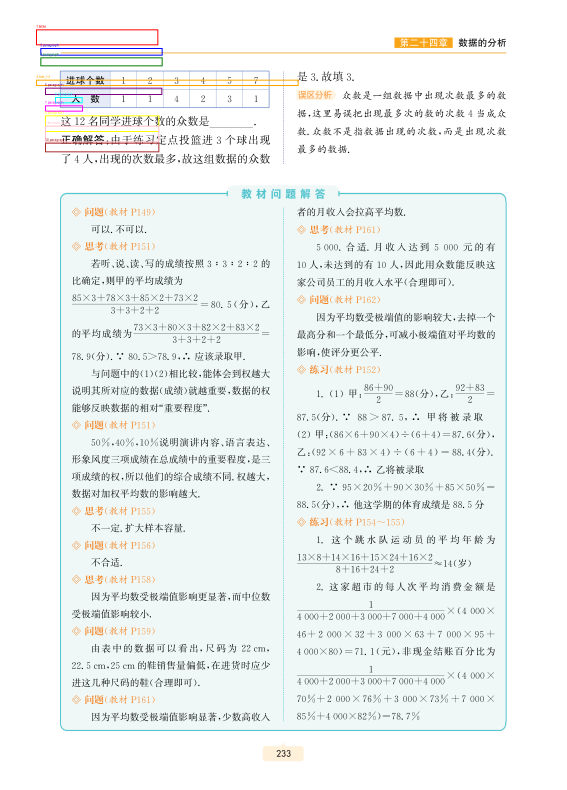
#> input picture claude-doc-processor/archive/legacy/debug/debug_page_with_boxes.png, 1701 x 2370 px (shown at 1/3 size)
$ python -i extract_images_from_pdf.py   (imports and definitions only)
#> lines starting #> are read from the running program, lines starting #| are printed output that depends on the picture; after the words box and inside, x2 and y2 are one past the last pixel; in counts of white or black regions, pixels touching at a corner belong together
### claude-doc-processor/archive/legacy/scripts/process_pdf_with_glm46v_universal.py
#!/usr/bin/env python3
"""
使用 GLM-4.6V-Flash 逐页处理 PDF 文档（通用版）
适用范围：学术论文、图书、杂志、技术文档、教辅书等各种类型文档

改进：
1. 压缩图片减少base64大小
2. 增加max_tokens避免截断
3. 优化提示词避免输出思考过程
4. 添加重试机制
5. **通用布局识别**：自动识别并处理各种文档布局
"""

import os
import sys
import base64
import json
import time
import requests
from pathlib import Path
from typing import Optional, Dict, Any
import fitz  # PyMuPDF
from io import BytesIO
from PIL import Image


class GLM46VProcessor:
    """GLM-4.6V-Flash PDF 处理器（通用版）"""

    def __init__(self, api_url: str = "http://192.168.100.110:9999"):
        self.api_url = api_url.rstrip('/')
        self.model_name = "zai-org/glm-4.6v-flash"  # 使用完整的模型ID
        self.max_retries = 3  # 重试次数

    # [442 lines left out: functions compress_image, pdf_to_images, call_glm46v_api, process_page, process_pdf, main, not called in this run]


# [2 lines that do not run on import are left out]

### claude-doc-processor/archive/legacy/scripts/extract_images_from_pdf.py
#!/usr/bin/env python3
"""
从扫描书籍PDF中提取插图
使用GLM-4.6V-Flash高精度识别图片位置并裁剪
"""

import sys
import os
import json
import re
from pathlib import Path
from typing import List, Dict, Tuple
import fitz  # PyMuPDF

sys.path.insert(0, os.path.dirname(os.path.abspath(__file__)))
from process_pdf_with_glm46v_universal import GLM46VProcessor


class ImageExtractor:
    """从PDF中提取插图的工具"""

    def __init__(self, api_url: str = 'http://192.168.100.110:9999'):
        self.processor = GLM46VProcessor(api_url=api_url)
        self.extracted_images = []  # 记录所有提取的图片信息

    # [7 lines left out: function clean_think_tags, not called in this run]

    def detect_images_with_opencv(self, page_image: str) -> List[Dict]:
        """
        使用OpenCV检测页面中的图片（更可靠的方法）

        Args:
            page_image: 页面图片路径

        Returns:
            图片信息列表: [{"bbox": [x1, y1, x2, y2]}]
        """
#> called with page_image = '../debug/debug_page_with_boxes.png'
        try:
            import cv2
            import numpy as np
        except ImportError:
            print('    ⚠️  需要安装 opencv-python: pip install opencv-python')
            return []

        print(f'    使用OpenCV检测图片区域...')

        # 读取图片
        img = cv2.imread(page_image)
#> img is the input picture: shape (2370, 1701, 3); mean B, G, R 240.9, 242.6, 238.3
        if img is None:
            print(f'    ❌ 无法读取图片: {page_image}')
            return []

        height, width = img.shape[:2]
#> height = 2370; width = 1701
        print(f'    页面尺寸: {width}x{height}')
#|     页面尺寸: 1701x2370

        # 转换为灰度图
        gray = cv2.cvtColor(img, cv2.COLOR_BGR2GRAY)
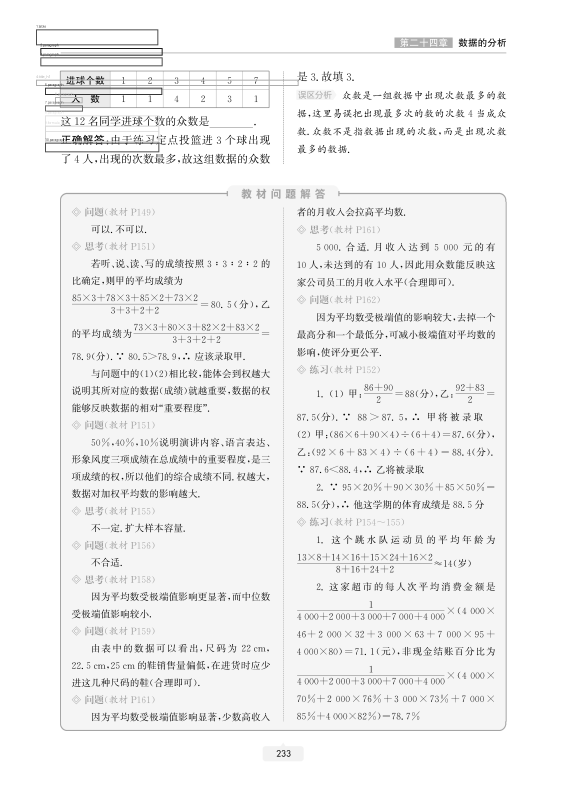
#> gray: shape (2370, 1701) (shown at 1/3 size); min 0, max 255, mean 241.1

        # 使用Canny边缘检测
        edges = cv2.Canny(gray, 50, 150)
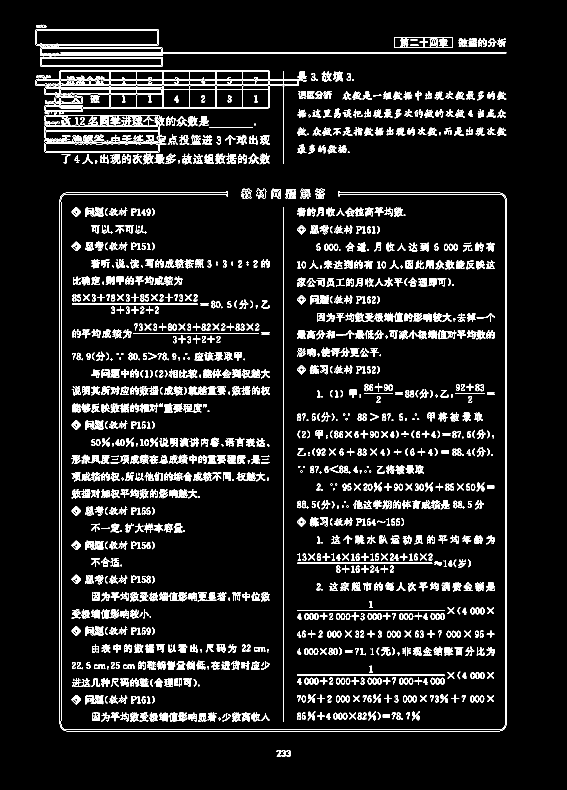
#> edges: shape (2370, 1701) (shown at 1/3 size); 5.3% white in thin lines or dots, all inside (x1, y1, x2, y2) = (107, 74, 1520, 2271)

        # 膨胀边缘，连接断裂的边缘
        kernel = cv2.getStructuringElement(cv2.MORPH_RECT, (5, 5))
        dilated = cv2.dilate(edges, kernel, iterations=2)
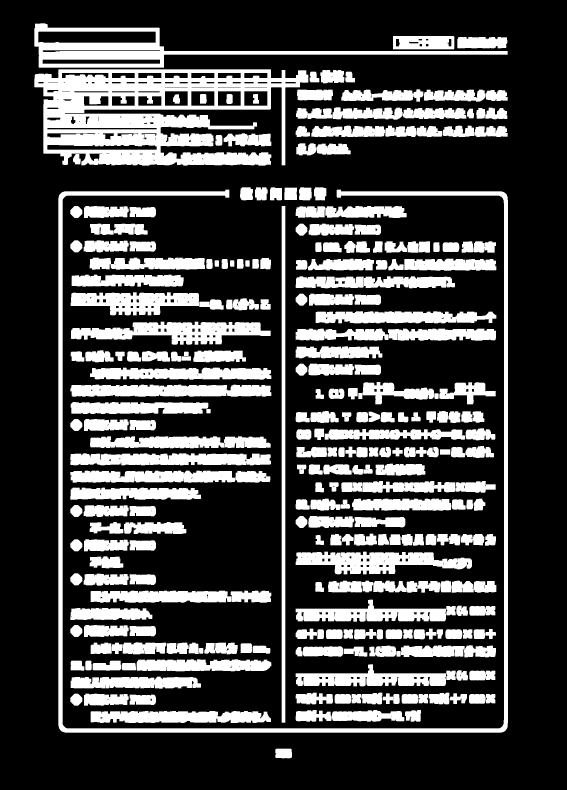
#> dilated: shape (2370, 1701) (shown at 1/3 size); 26.7% white; 276 white regions

        # 查找轮廓
        contours, _ = cv2.findContours(dilated, cv2.RETR_EXTERNAL, cv2.CHAIN_APPROX_SIMPLE)
#> contours = 272 contours; largest, box (x1, y1, x2, y2) and area: (103, 208, 925, 497) 161994, (175, 569, 1524, 2198) 65369, (103, 70, 1523, 203) 55382, (213, 965, 812, 1034) 23662, (887, 1655, 1416, 1723) 22024

        images_info = []

        # 过滤掉太小的轮廓
        min_area = width * height * 0.02  # 至少占页面2%面积
#> min_area = 80627.4

        for contour in contours:
            area = cv2.contourArea(contour)
            if area < min_area:
                continue

            # 获取边界框
            x, y, w, h = cv2.boundingRect(contour)

            # 扩展边界框（包含边缘）
            padding = 10
            x1 = max(0, x - padding)
            y1 = max(0, y - padding)
            x2 = min(width, x + w + padding)
            y2 = min(height, y + h + padding)

            # 检查是否可能是图片（宽高比合理，面积足够大）
            bbox_area = (x2 - x1) * (y2 - y1)
            aspect_ratio = (x2 - x1) / (y2 - y1) if (y2 - y1) > 0 else 0

            # 过滤条件：面积至少占页面1%，宽高比在合理范围内
            if bbox_area > width * height * 0.01 and 0.2 < aspect_ratio < 5:
                images_info.append({
                    "bbox": [x1, y1, x2, y2],
                    "type": "图片",
                    "description": ""
                })
#> this loop made 272 passes
#> area on passes 1 to 3: 1316, 16182, 1314.5
#> after the loop, images_info = 1 item

        # 合并重叠或相邻的bbox
        if len(images_info) > 1:
            images_info = self._merge_overlapping_bboxes(images_info)

        print(f'    ✓ 检测到 {len(images_info)} 个图片区域')
#|     ✓ 检测到 1 个图片区域
        return images_info

    # [336 lines left out: functions _merge_overlapping_bboxes, detect_images_in_page, crop_image_from_page, extract_images_from_pdf, main, not called in this run]


# [2 lines not run here, left out]

>>> result = ImageExtractor().detect_images_with_opencv('../debug/debug_page_with_boxes.png')
#> result = 1 item
